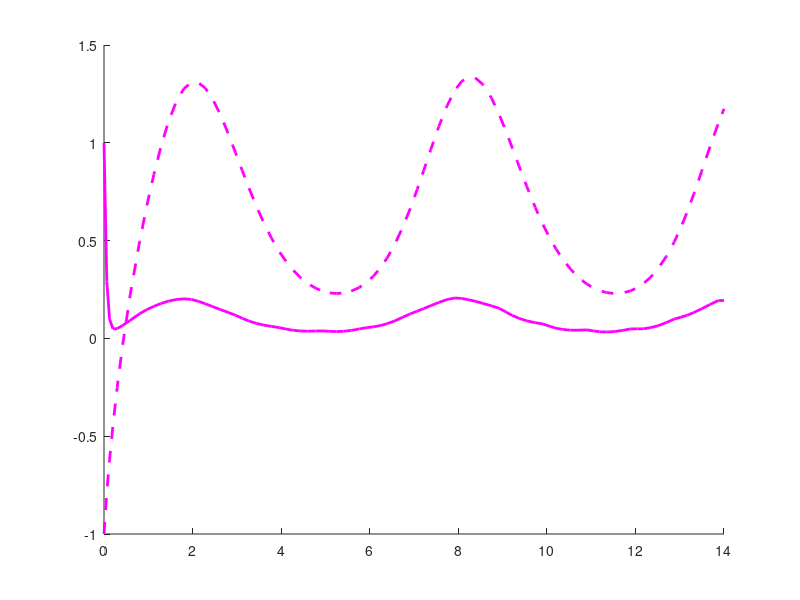

Here is the MATLAB script that generated this plot: (Note: this script raises an error after producing the figure.)
% Adaptive time integration 
options=odeset ('InitialStep',   0.095, 'AbsTol', 1e-2,'reltol',2*eps,'refine',1);
% Select the solver that you want by uncommenting a line:
odesolver=@odefeul; Color ='blue'; Marker ='s';
odesolver=@odefeuladapt; Color ='blue'; Marker ='v';
% odesolver=@oderk4adapt; Color ='black'; Marker ='x'; 
odesolver=@ode45; Color ='magenta'; Marker ='o';
% odesolver=@ode23; Color ='cyan'; Marker ='o';
rhsf =@(t,y) ([-20,1;1,-2]*y+exp(sin(t)));
y0=[1,-1]';
tspan =[0  14];
[t,sol] = odesolver(rhsf, tspan, y0, options);
figure
hold on
plot(t,sol(:,1), 'linewidth', 2, 'color', Color)
plot(t,sol(:,2), 'linewidth', 2, 'color', Color,'linestyle','--')
hold off
labels('Time','Solution components')
figure
plot(t(1:end-1),diff(t), 'linewidth', 2, 'color', Color, 'marker', Marker)
labels('Time','Time step')
